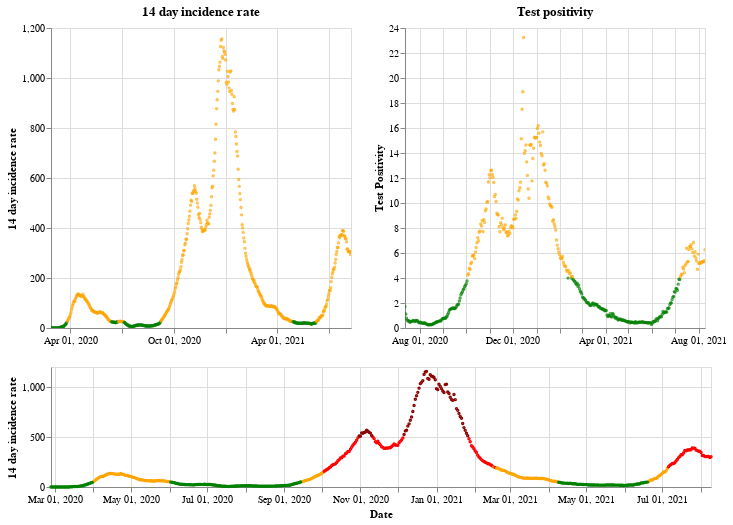

Notebook source saved alongside this figure:
### Markdown cell above
## Wales

### Code cell
plot_traffic_light('Wales')

### Figure 1 — Vega-Lite specification as saved in the notebook (floating-point values rounded to 4 significant figures; data arrays with more than 128 entries replaced by an {"elided": "..."} marker saying what was removed)
{"config": {"view": {"continuousWidth": 400, "continuousHeight": 300}}, "vconcat": [{"hconcat": [{"mark": {"type": "point", "size": 2}, "encoding": {"color": {"condition": {"value": "green", "test": "(datum.twoWeeklyCasesRate <= 25)"}, "value": "orange"}, "tooltip": [{"type": "nominal", "field": "areaName"}, {"type": "temporal", "field": "date"}, {"type": "quantitative", "field": "twoWeeklyCasesRate"}, {"type": "quantitative", "field": "testPositivity"}], "x": {"type": "temporal", "axis": {"title": ""}, "field": "date", "scale": {"domain": {"selection": "DateBrush"}}, "timeUnit": "yearmonthdate"}, "y": {"type": "quantitative", "axis": {"title": "14 day incidence rate"}, "field": "twoWeeklyCasesRate"}}, "title": "14 day incidence rate", "width": 300}, {"mark": {"type": "point", "size": 2}, "encoding": {"color": {"condition": {"value": "green", "test": "(datum.testPositivity <= 4)"}, "value": "orange"}, "tooltip": [{"type": "nominal", "field": "areaName"}, {"type": "temporal", "field": "date"}, {"type": "quantitative", "field": "twoWeeklyCasesRate"}, {"type": "quantitative", "field": "testPositivity"}], "x": {"type": "temporal", "axis": {"title": ""}, "field": "date", "scale": {"domain": {"selection": "DateBrush"}}, "timeUnit": "yearmonthdate"}, "y": {"type": "quantitative", "axis": {"title": "Test Positivity"}, "field": "testPositivity"}}, "title": "Test positivity", "width": 300}]}, {"layer": [{"mark": {"type": "point", "size": 2}, "encoding": {"color": {"condition": {"value": "orange", "test": "(((datum.testPositivity < 4) && (datum.twoWeeklyCasesRate >= 50)) && (datum.twoWeeklyCasesRate < 200))"}, "value": "red"}, "opacity": {"condition": {"value": 1, "test": "((datum.twoWeeklyCasesRate >= 50) && (datum.twoWeeklyCasesRate < 500))"}, "value": 0}, "tooltip": [{"type": "nominal", "field": "areaName"}, {"type": "temporal", "field": "date"}, {"type": "quantitative", "field": "twoWeeklyCasesRate"}, {"type": "quantitative", "field": "testPositivity"}], "x": {"type": "temporal", "axis": {"title": "Date"}, "field": "date", "timeUnit": "yearmonthdate"}, "y": {"type": "quantitative", "axis": {"title": "14 day incidence rate"}, "field": "twoWeeklyCasesRate"}}, "selection": {"DateBrush": {"type": "interval", "encodings": ["x"], "fields": ["Time"]}}}, {"mark": {"type": "point", "size": 2}, "encoding": {"color": {"value": "darkred"}, "opacity": {"condition": {"value": 1, "test": "(datum.twoWeeklyCasesRate >= 500)"}, "value": 0}, "tooltip": [{"type": "nominal", "field": "areaName"}, {"type": "temporal", "field": "date"}, {"type": "quantitative", "field": "twoWeeklyCasesRate"}, {"type": "quantitative", "field": "testPositivity"}], "x": {"type": "temporal", "axis": {"title": "Date"}, "field": "date", "timeUnit": "yearmonthdate"}, "y": {"type": "quantitative", "axis": {"title": "14 day incidence rate"}, "field": "twoWeeklyCasesRate"}}}, {"mark": {"type": "point", "size": 2}, "encoding": {"color": {"condition": {"value": "green", "test": "((datum.testPositivity < 4) && (datum.twoWeeklyCasesRate < 50))"}, "value": "orange"}, "opacity": {"condition": {"value": 1, "test": "(datum.twoWeeklyCasesRate < 50)"}, "value": 0}, "tooltip": [{"type": "nominal", "field": "areaName"}, {"type": "temporal", "field": "date"}, {"type": "quantitative", "field": "twoWeeklyCasesRate"}, {"type": "quantitative", "field": "testPositivity"}], "x": {"type": "temporal", "axis": {"title": "Date"}, "field": "date", "timeUnit": "yearmonthdate"}, "y": {"type": "quantitative", "axis": {"title": "14 day incidence rate"}, "field": "twoWeeklyCasesRate"}}}], "height": 120, "width": 660}], "data": {"name": "data-99c387ddb72f2ae2877646d724c4aa53"}, "$schema": "https://vega.github.io/schema/vega-lite/v4.8.1.json", "datasets": {"data-99c387ddb72f2ae2877646d724c4aa53": {"elided": "530 records"}}}
